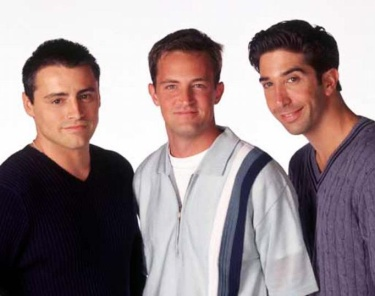
%> input picture problem2/friends.jpg, 375 x 296 px
$ octave faceDetection.m   (GNU Octave 9; MATLAB toolbox functions it lacks are replaced by stand-ins)
%> lines starting %> are read from the running program, lines starting %| are printed output that depends on the picture; in (x1, y1, x2, y2) boxes, pixels count from 0 and x2, y2 are one past the last pixel; in counts of white or black regions, pixels touching at a corner belong together; the program's own positions count from 1
% read the image
R = imread('friends.jpg');
%> R is the input picture: size 296x375x3 uint8; mean R, G, B 152.8, 137.6, 140.2

A = double(R);
% get the R,G,B channels of the image
Ar = A(:,:,1);
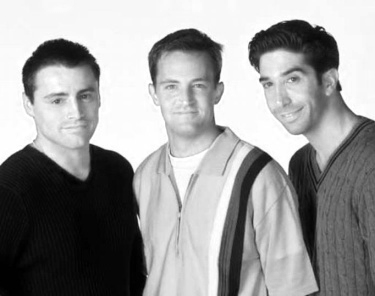
%> Ar: size 296x375 double; min 0, max 255, mean 152.8
Ag = A(:,:,2);
Ab = A(:,:,3);
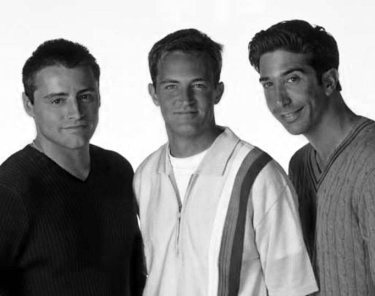
%> Ab: size 296x375 double; min 0, max 255, mean 140.2
% normalization
Arc = Ar./(Ar+Ag+Ab+1e-10); %1e-10 to avoid 0/0
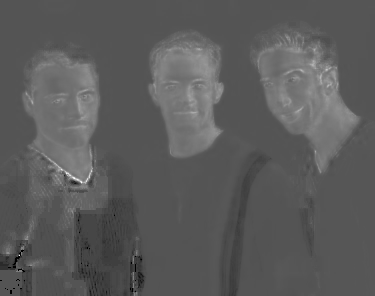
%> Arc: size 296x375 double; min 0, max 1, mean 0.359
Agc = Ag./(Ar+Ag+Ab+1e-10);
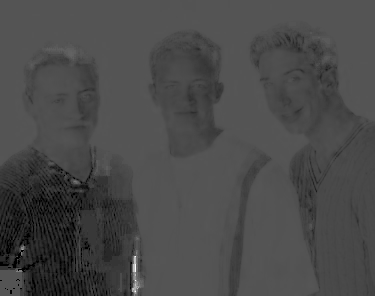
%> Agc: size 296x375 double; min 0, max 1, mean 0.29
Abc = Ab./(Ar+Ag+Ab+1e-10);
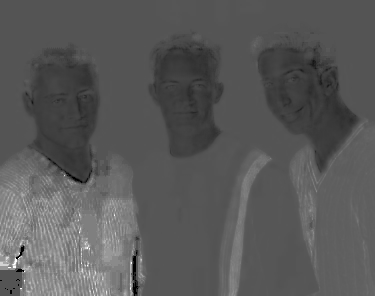
%> Abc: size 296x375 double; min 0, max 1, mean 0.351
% Decision function
idx1 = double(Agc>=(-6.70*Arc+2.99));
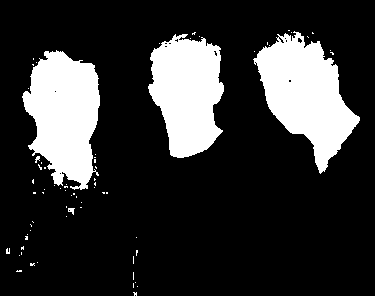
%> idx1: size 296x375 double; values 0 (black) and 1 (white), 20.1% white; 70 white regions (65 under 20 px), largest, box (x1, y1, x2, y2) and area: (253, 31, 360, 174) 7753, (22, 50, 100, 190) 7458, (148, 34, 224, 158) 6768, (68, 208, 75, 215) 29, (35, 156, 40, 163) 21
idx2 = double(Agc>=(-1.31*Arc+0.84));
%> idx2: size 296x375 double; values 0 (black) and 1 (white), 18.9% white; 30 white regions (25 under 20 px), largest, box (x1, y1, x2, y2) and area: (257, 35, 359, 173) 7271, (23, 50, 100, 184) 7086, (149, 40, 224, 157) 6405, (133, 250, 138, 296) 156, (171, 35, 185, 41) 28
% create mask
mask = idx1.*idx2;
%> mask: size 296x375 double; values 0 (black) and 1 (white), 18.8% white; 37 white regions (33 under 20 px), largest, box (x1, y1, x2, y2) and area: (257, 35, 359, 173) 7267, (23, 50, 100, 184) 7003, (149, 40, 224, 157) 6404, (171, 35, 185, 41) 28

% apply mask to image to show skin regions
B = zeros(size(A));
B(:,:,1) = mask.*Ar;
B(:,:,2) = mask.*Ag;
B(:,:,3) = mask.*Ab;
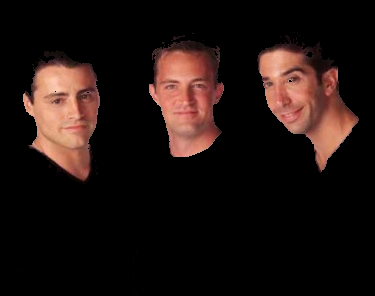
%> B: size 296x375x3 double; mean R, G, B 30.7, 18.8, 15.9
B = uint8(B);
%> B: size 296x375x3 uint8
% display outputs
figure ('Name','Segmented Skin - RGB'); imshow(B);
figure('Name','Mask - RGB'); imshow (mask);
